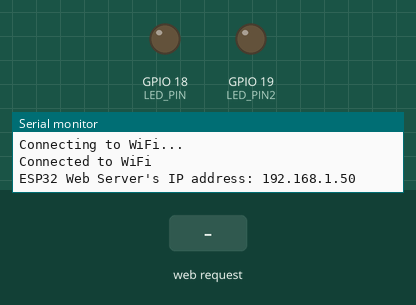
Recording of a sketch running on a simulated ESP32. Parts: output pins drawn as LEDs (lit = HIGH), the last lines printed to the serial monitor. The inputs (shaded band) are chosen by the test bench. WiFi joins after 1.5 s; servers stay silent unless stated.

Above: at 3.2 s.
3.3 s: HTTP request GET /led1/on received
At 3.6 s:
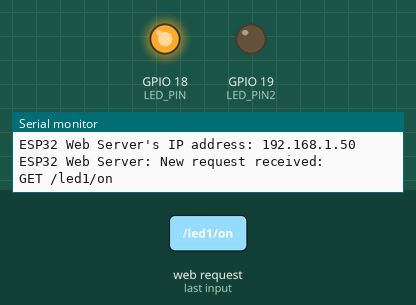
6.3 s: HTTP request GET /led1/off received
At 7.1 s:
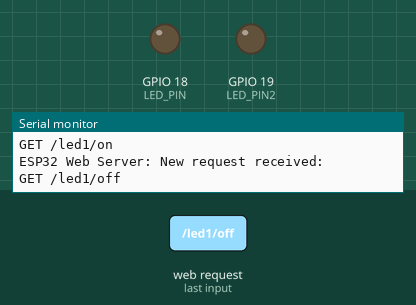
Timing chart, 0 to 9.3 s (numbered marks = the images above; inputs shaded):
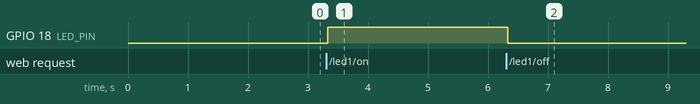

Measured:
- after the input at 3.3 s, GPIO 18 (LED_PIN): LOW → HIGH at once
- after the input at 6.3 s, GPIO 18 (LED_PIN): HIGH → LOW at once

The sketch:

webArduino.ino
```cpp
/*
 * This ESP32 code is created by esp32io.com
 *
 * This ESP32 code is released in the public domain
 *
 * For more detail (instruction and wiring diagram), visit https://esp32io.com/tutorials/esp32-controls-led-via-web
 */

#include <WiFi.h>
#include <ESPAsyncWebServer.h>
#include "index.h"  // Include the index.h file

#define LED_PIN 18   // ESP32 pin GPIO18 connected to LED
#define LED_PIN2 19  // ESP32 pin GPIO19 connected to second LED (for police mode)

const char *ssid = "AP_asix";     // CHANG
const char *password = "AP_asix2023";  // CHANGE IT

AsyncWebServer server(80);

int LED_state = LOW;

String getHTML() {
  String html = webpage;                                  // Use the HTML content from the index.h file
  html.replace("%LED_STATE%", LED_state ? "ON" : "OFF");  // update the led state

  return html;
}

// Function to handle police mode
void policeMode() {
  for (int i = 0; i < 10; i++) {  // Loop for 10 seconds
    digitalWrite(LED_PIN, HIGH);   // Turn on LED 1
    digitalWrite(LED_PIN2, LOW);   // Turn off LED 2
    delay(500);                    // Wait 500 ms
    digitalWrite(LED_PIN, LOW);    // Turn off LED 1
    digitalWrite(LED_PIN2, HIGH);  // Turn on LED 2
    delay(500);                    // Wait 500 ms
  }
  // Turn off both LEDs after the mode ends
  digitalWrite(LED_PIN, LOW);
  digitalWrite(LED_PIN2, LOW);
}

void setup() {
  Serial.begin(9600);

  // Set pins as outputs
  pinMode(LED_PIN, OUTPUT);
  pinMode(LED_PIN2, OUTPUT);
  digitalWrite(LED_PIN, LED_state);
  digitalWrite(LED_PIN2, LOW);

  // Connect to Wi-Fi
  WiFi.begin(ssid, password);
  while (WiFi.status() != WL_CONNECTED) {
    delay(1000);
    Serial.println("Connecting to WiFi...");
  }
  Serial.println("Connected to WiFi");

  // Print the ESP32's IP address
  Serial.print("ESP32 Web Server's IP address: ");
  Serial.println(WiFi.localIP());

  // Home page
  server.on("/", HTTP_GET, [](AsyncWebServerRequest *request) {
    Serial.println("ESP32 Web Server: New request received:");
    Serial.println("GET /");
    request->send(200, "text/html", getHTML());
  });

  // Route to turn LED on
  server.on("/led1/on", HTTP_GET, [](AsyncWebServerRequest *request) {
    Serial.println("ESP32 Web Server: New request received:");
    Serial.println("GET /led1/on");
    LED_state = HIGH;
    digitalWrite(LED_PIN, LED_state);
    request->send(200, "text/html", getHTML());
  });

  // Route to turn LED off
  server.on("/led1/off", HTTP_GET, [](AsyncWebServerRequest *request) {
    Serial.println("ESP32 Web Server: New request received:");
    Serial.println("GET /led1/off");
    LED_state = LOW;
    digitalWrite(LED_PIN, LED_state);
    request->send(200, "text/html", getHTML());
  });

  // Route to activate police mode
  server.on("/led/police", HTTP_GET, [](AsyncWebServerRequest *request) {
    Serial.println("ESP32 Web Server: New request received:");
    Serial.println("GET /led/police");
    request->send(200, "text/html", getHTML());  // Send the current page first
    policeMode();  // Execute police mode
  });

  // Start the server
  server.begin();
}

void loop() {
  // Empty loop as the server handles requests asynchronously
}
```

index.h
```cpp
/*
 * This ESP32 code is created by esp32io.com
 *
 * This ESP32 code is released in the public domain
 *
 * For more detail (instruction and wiring diagram), visit https://esp32io.com/tutorials/esp32-controls-led-via-web
 */

#ifndef WEBPAGE_H
#define WEBPAGE_H

const char* webpage = R"=====(
<!DOCTYPE html>
<html>
  <head>
    <link rel="icon" href="data:," />
    <style>
      body {
        font-family: Arial, sans-serif;
        background-color: grey;
        color: white;
        display: flex;
        justify-content: center;
        align-items: center;
        margin-top: 30%;
      }
      .card {
        background-color: #1e1e1e;
        padding: 20px;
        border-radius: 10px;
        box-shadow: 0 4px 8px rgba(0, 0, 0, 0.5);
        text-align: center;
        width: 90%;
        max-width: 700px;
      }
      .card h1 {
        margin-bottom: 20px;
        font-size: 24px;
        color: #00d1ff;
      }
      .card p {
        font-size: 18px;
        margin-bottom: 20px;
      }
      .buttons {
        display: flex;
        flex-direction: column;
        gap: 10px;
      }
      a {
        display: block;
        padding: 10px;
        text-decoration: none;
        color: white;
        background-color: #007bff;
        border-radius: 5px;
        text-align: center;
        transition: background-color 0.3s;
      }
      a:hover {
        background-color: #0056b3;
      }
    </style>
  </head>
  <body>
    <div class="card">
      <h1>ESP32 LED</h1>
      <p>Estado del LED: <span style="color: red">%LED_STATE%</span></p>
      <div class="buttons">
        <a href="/led1/on">Encender</a>
        <a href="/led1/off">Apagar</a>
        <a href="/led/police">Modo police</a>
      </div>
    </div>
  </body>
</html>
)=====";

#endif
```
